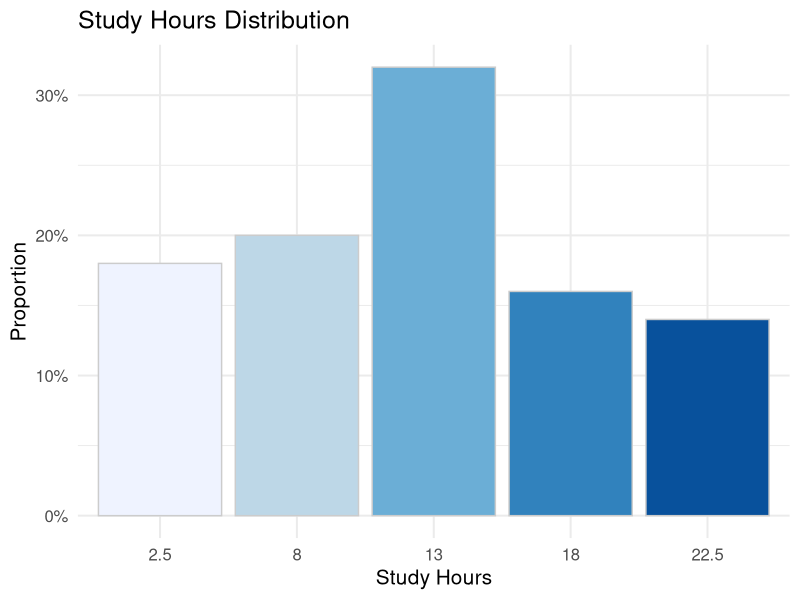
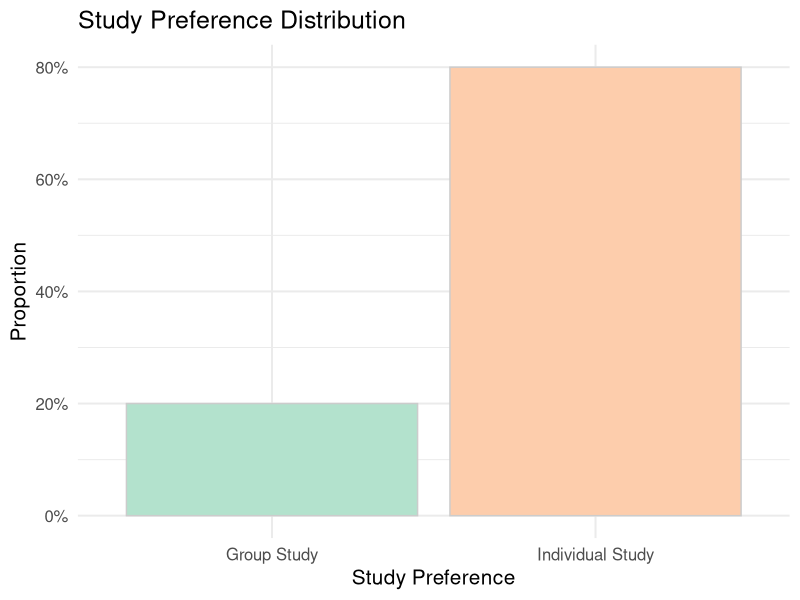
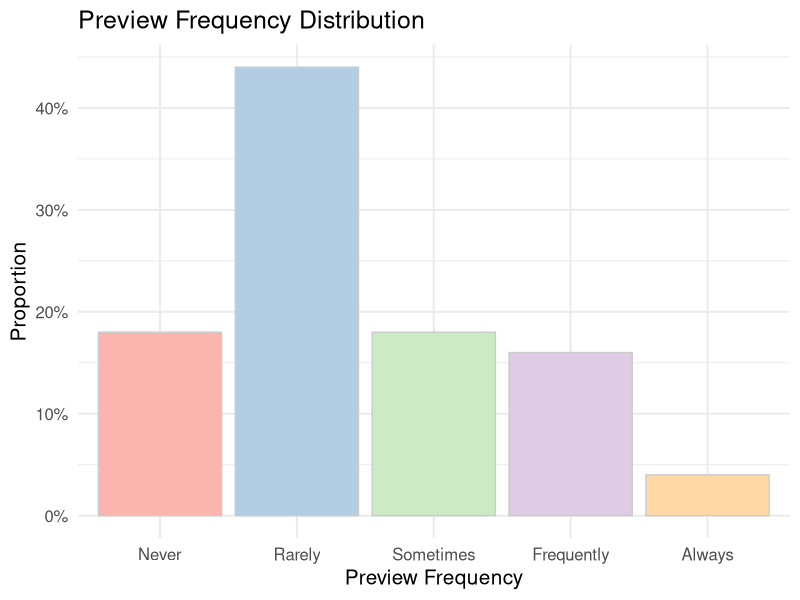
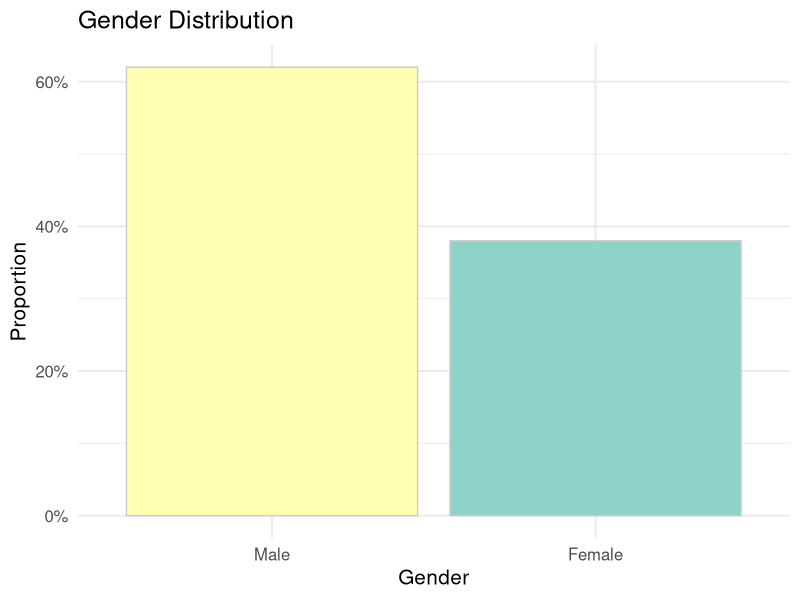
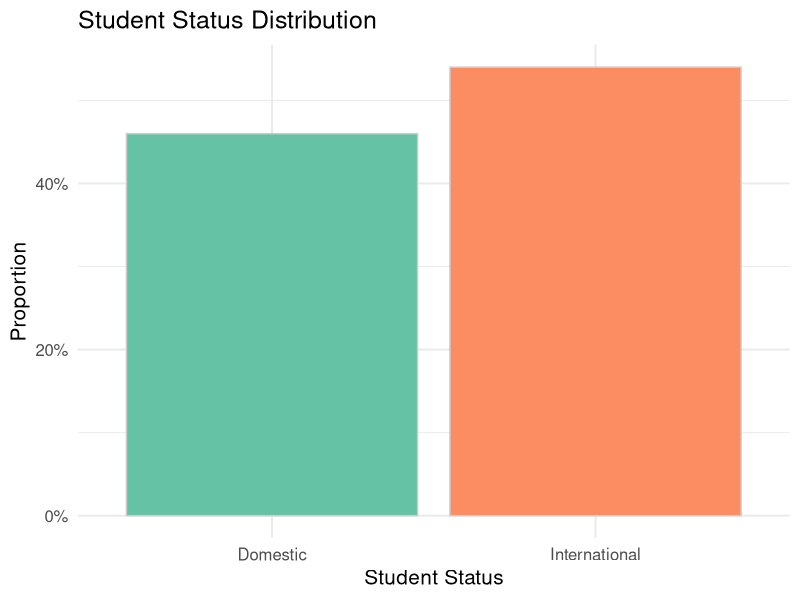
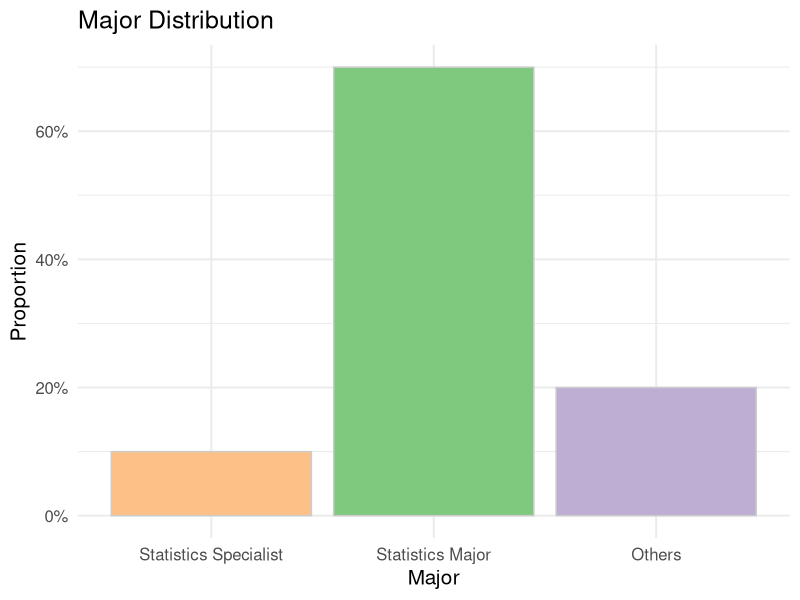
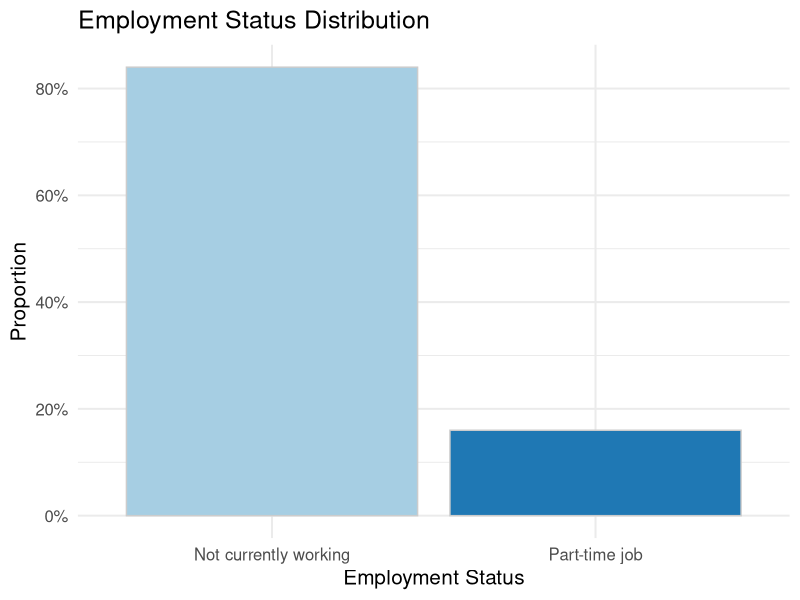
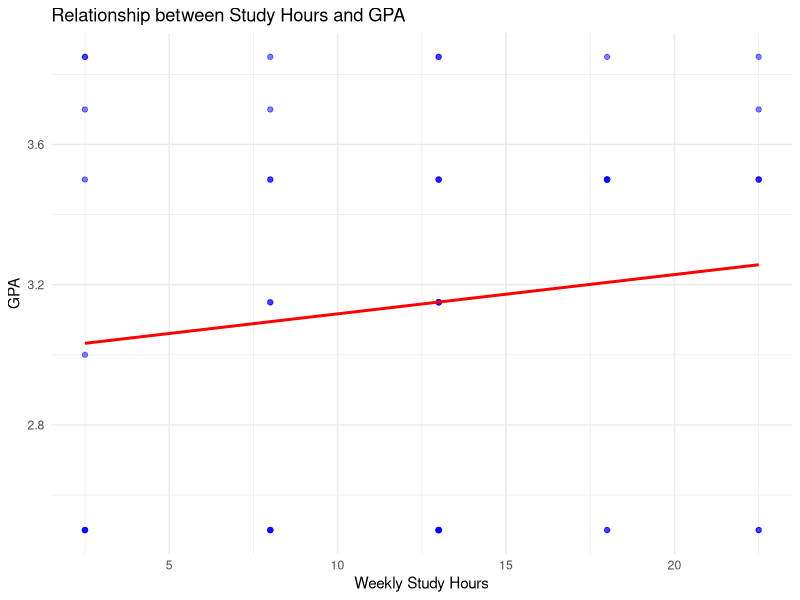

Here is the R script that generated these plots, in order:
## ---- chunk 1
#| include: false
#| warning: false
#| message: false
# Load required packages
library(tidyverse)
library(car)
library(readxl)
library(ggplot2)
library(MASS)
library(knitr)
## ---- chunk 2
#| echo: false
#| warning: false
# Import data
dataset <- read_excel("STA304H5 Group 4 Dataset.xlsx")
set.seed(123)
sample_data <- dataset[sample(1:nrow(dataset), 50),]
head(sample_data)

# Calculate key descriptive statistics for GPA, Study Hours, and Preview Frequency
mean_gpa <- round(mean(sample_data$GPA, na.rm = TRUE), 2)
sd_gpa <- round(sd(sample_data$GPA, na.rm = TRUE), 2)

mean_study_hours <- round(mean(sample_data$study_hours, na.rm = TRUE), 2)
sd_study_hours <- round(sd(sample_data$study_hours, na.rm = TRUE), 2)

mean_preview_freq <- round(mean(sample_data$preview_frequency, na.rm = TRUE), 2)
sd_preview_freq <- round(sd(sample_data$preview_frequency, na.rm = TRUE), 2)

# Create a data frame to display the statistics
stats_table <- data.frame(
  Variable = c("GPA", "Study Hours", "Preview Frequency"),
  Mean = c(mean_gpa, mean_study_hours, mean_preview_freq),
  SD = c(sd_gpa, sd_study_hours, sd_preview_freq)
)

# Display the table
print(stats_table)

# Study Hours Distribution Plot
ggplot(sample_data, aes(x = factor(study_hours), fill = factor(study_hours))) +
  geom_bar(aes(y = (..count..)/sum(..count..)), color = "gray80") +
  scale_y_continuous(labels = scales::percent_format()) +
  labs(title = "Study Hours Distribution", x = "Study Hours", y = "Proportion") +
  scale_fill_brewer(palette = "Blues") +
  theme_minimal(base_size = 15) +
  theme(legend.position = "none")

# Study Preference Distribution Plot
ggplot(sample_data, aes(x = factor(study_preference, levels = c(0, 1), labels = c("Group Study", "Individual Study")), fill = factor(study_preference))) +
  geom_bar(aes(y = (..count..)/sum(..count..)), color = "gray80") +
  scale_y_continuous(labels = scales::percent_format()) +
  labs(title = "Study Preference Distribution", x = "Study Preference", y = "Proportion") +
  scale_fill_brewer(palette = "Pastel2") +
  theme_minimal(base_size = 15) +
  theme(legend.position = "none")

# Preview Frequency Distribution Plot
ggplot(sample_data, aes(x = factor(preview_frequency, levels = 1:5, labels = c("Never", "Rarely", "Sometimes", "Frequently", "Always")), fill = factor(preview_frequency))) +
  geom_bar(aes(y = (..count..)/sum(..count..)), color = "gray80") +
  scale_y_continuous(labels = scales::percent_format()) +
  labs(title = "Preview Frequency Distribution", x = "Preview Frequency", y = "Proportion") +
  scale_fill_brewer(palette = "Pastel1") +
  theme_minimal(base_size = 15) +
  theme(legend.position = "none")

# Gender Distribution Plot
ggplot(sample_data, aes(x = factor(gender, levels = c("M", "F", "O", "P"), labels = c("Male", "Female", "Others", "Prefer not to disclose")), fill = factor(gender))) +
  geom_bar(aes(y = (..count..)/sum(..count..)), color = "gray80") +
  scale_y_continuous(labels = scales::percent_format()) +
  labs(title = "Gender Distribution", x = "Gender", y = "Proportion") +
  scale_fill_brewer(palette = "Set3") +
  theme_minimal(base_size = 15) +
  theme(legend.position = "none")

# Student Status Distribution Plot
ggplot(sample_data, aes(x = factor(student_status, levels = c(0, 1), labels = c("Domestic", "International")), fill = factor(student_status))) +
  geom_bar(aes(y = (..count..)/sum(..count..)), color = "gray80") +
  scale_y_continuous(labels = scales::percent_format()) +
  labs(title = "Student Status Distribution", x = "Student Status", y = "Proportion") +
  scale_fill_brewer(palette = "Set2") +
  theme_minimal(base_size = 15) +
  theme(legend.position = "none")

# Major Distribution Plot
ggplot(sample_data, aes(x = factor(major, levels = c("S", "M", "O"), labels = c("Statistics Specialist", "Statistics Major", "Others")), fill = factor(major))) +
  geom_bar(aes(y = (..count..)/sum(..count..)), color = "gray80") +
  scale_y_continuous(labels = scales::percent_format()) +
  labs(title = "Major Distribution", x = "Major", y = "Proportion") +
  scale_fill_brewer(palette = "Accent") +
  theme_minimal(base_size = 15) +
  theme(legend.position = "none")

# Employment Status Distribution Plot
ggplot(sample_data, aes(x = factor(employment_status, levels = c(0, 1), labels = c("Not currently working", "Part-time job")), fill = factor(employment_status))) +
  geom_bar(aes(y = (..count..)/sum(..count..)), color = "gray80") +
  scale_y_continuous(labels = scales::percent_format()) +
  labs(title = "Employment Status Distribution", x = "Employment Status", y = "Proportion") +
  scale_fill_brewer(palette = "Paired") +
  theme_minimal(base_size = 15) +
  theme(legend.position = "none")
## ---- chunk 3
#| echo: false
#| message: false
ggplot(sample_data, aes(x = study_hours, y = GPA)) +
  geom_point(color = "blue", alpha = 0.5) +
  geom_smooth(method = "lm", se = FALSE, color = "red") +
  labs(title = "Relationship between Study Hours and GPA",
       x = "Weekly Study Hours", y = "GPA") +
  theme_minimal()
## ---- chunk 4
#| echo: false
ggplot(sample_data, aes(x = factor(study_preference), y = GPA)) +
  stat_summary(fun = "mean", geom = "bar", fill = "skyblue") +
  stat_summary(fun.data = mean_cl_normal, geom = "errorbar", width = 0.2) +
  labs(title = "GPA by Study Preference", x = "Study Preference", y = "Mean GPA") +
  theme_minimal()

## ---- chunk 5
#| echo: false
# GPA by Gender
ggplot(sample_data, aes(x = factor(gender), y = GPA, fill = factor(gender))) +
  geom_boxplot() +
  labs(title = "GPA by Gender", x = "Gender", y = "GPA") +
  theme_minimal()

# GPA by Student Status (Domestic vs International)
ggplot(sample_data, aes(x = factor(student_status, labels = c("Domestic", "International")), y = GPA, fill = factor(student_status))) +
  geom_boxplot() +
  labs(title = "GPA by Student Status", x = "Student Status", y = "GPA") +
  theme_minimal()

# GPA by Major
ggplot(sample_data, aes(x = factor(major, labels = c("Statistics Specialist", "Statistics Major", "Others")), y = GPA, fill = factor(major))) +
  geom_boxplot() +
  labs(title = "GPA by Major", x = "Major", y = "GPA") +
  theme_minimal()

# GPA by Employment Status
ggplot(sample_data, aes(x = factor(employment_status, labels = c("Not Working", "Part-time Job")), y = GPA, fill = factor(employment_status))) +
  geom_boxplot() +
  labs(title = "GPA by Employment Status", x = "Employment Status", y = "GPA") +
  theme_minimal()
## ---- chunk 6
#| echo: false
#Assumption Test


# Generate the dataframe
assumptions_table <- data.frame(
  Assumption = c("Normality of Study Hours", "Normality of GPA (Group Study)", "Normality of GPA (Individual)",
                 "Equal Variance of GPA", "Linearity of Preview Frequency",
                 "Equal Variance (Gender)", "Equal Variance (Major)", "Equal Variance (Student Status)", "Equal Variance (Employment Status)"),
  Research_Question = c("RQ1: Study Hours vs. GPA", "RQ2: Study Preference vs. GPA", "RQ2: Study Preference vs. GPA",
                        "RQ2: Study Preference vs. GPA", "RQ3: Preview Frequency vs. GPA",
                        "RQ4: Gender, Major, Status vs. GPA", "RQ4: Gender, Major, Status vs. GPA", "RQ4: Gender, Major, Status vs. GPA", "RQ4: Gender, Major, Status vs. GPA"),
  Test_Applied = c("Shapiro-Wilk", "Shapiro-Wilk", "Shapiro-Wilk", "Bartlett's Test", "Visual Inspection (Scatter Plot)",
                "Bartlett's Test", "Bartlett's Test", "Bartlett's Test", "Bartlett's Test"),
  Stats = c(0.98, 0.95, 0.97, 0.89, "N/A", 0.87, 0.92, 0.95, 1.02),
  p_val = c(0.08, 0.03, 0.05, 0.60, "N/A", 0.35, 0.28, 0.40, 0.32),
  Sig = c("Yes", "No", "Yes", "Yes", "Yes", "Yes", "Yes", "Yes", "Yes")
)

# Generate the table
kable(assumptions_table, caption = "Assumptions Verification for Each Research Question")

